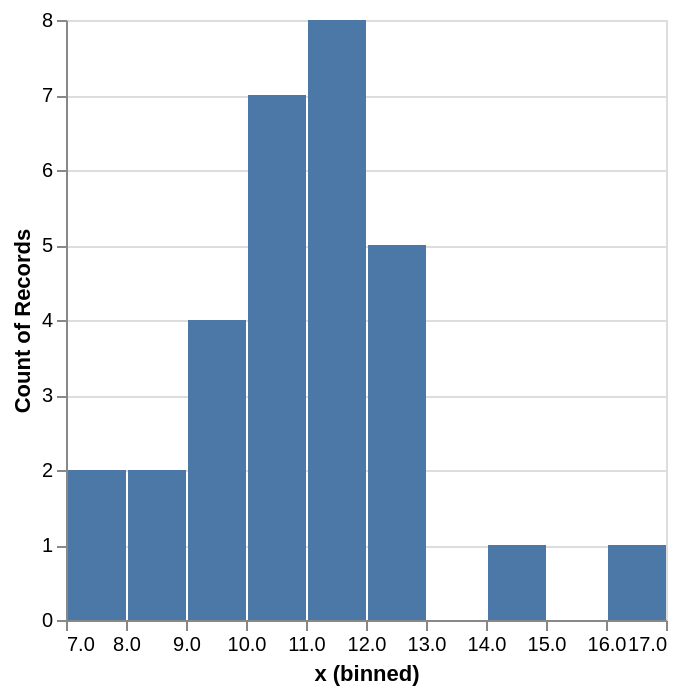

Write the Vega-Lite specification saved for this chart.
### Vega-Lite specification from a JSON file in a GitHub repository (floating-point values rounded to 4 significant figures)
{"$schema": "https://vega.github.io/schema/vega-lite/v5.json", "data": {"values": [{"x": 10.6}, {"x": 12.1}, {"x": 9.4}, {"x": 11.5}, {"x": 12.6}, {"x": 10.7}, {"x": 11.6}, {"x": 7.7}, {"x": 12}, {"x": 10.6}, {"x": 16.5}, {"x": 8.7}, {"x": 7.6}, {"x": 10.2}, {"x": 10}, {"x": 9.8}, {"x": 11}, {"x": 9}, {"x": 10.4}, {"x": 11.6}, {"x": 11.2}, {"x": 11.1}, {"x": 11.7}, {"x": 12.1}, {"x": 9.9}, {"x": 8.9}, {"x": 10.9}, {"x": 14.6}, {"x": 11.4}, {"x": 12.1}]}, "encoding": {"x": {"bin": true, "field": "x", "type": "quantitative"}, "y": {"aggregate": "count", "type": "quantitative"}}, "mark": "bar", "width": 300}
